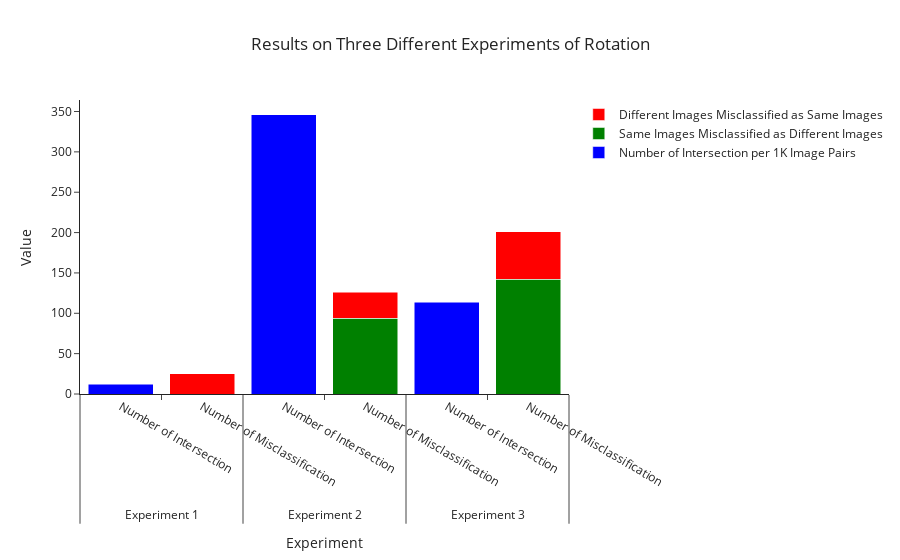

The code cell stored with this chart in its notebook:
### Code cell
import pandas as pd
import plotly.graph_objs as go


df = pd.DataFrame(
    dict(
        year=['Experiment 1', 'Experiment 2', 'Experiment 3'],
        var1=[260/22, 7613/22, 2502/22],
        var3=[0,94,142],
        var4=[25,32,59],
    )
)
        
fig = go.Figure()

fig.update_layout(
    title={
        'text': 'Results on Three Different Experiments of Rotation',
        'x': 0.5,
        'xanchor': 'center'
    },
    template="simple_white",
    xaxis=dict(title_text="Experiment"),
    yaxis=dict(title_text="Value"),
    barmode="stack",
)

groups = ['var1','var3','var4']
colors = ["blue","green","red"]
names = ['Number of Intersection per 1K Image Pairs','Same Images Misclassified as Different Images','Different Images Misclassified as Same Images']

i = 0
for r, n, c in zip(groups, names, colors):
    ## put var1 and var2 together on the first subgrouped bar
    if i == 0:
        fig.add_trace(
            go.Bar(x=[df.year, ['Number of Intersection']*len(df.year)], y=df[r], name=n, marker_color=c),
        )
    ## put var3 and var4 together on the first subgrouped bar
    else:
        fig.add_trace(
            go.Bar(x=[df.year, ['Number of Misclassification']*len(df.year)], y=df[r], name=n, marker_color=c),
        )
    i+=1

fig.show()

### Figure 1 — Plotly figure (JSON) as saved in the notebook; plotly's stock layout.template omitted (floating-point values rounded to 4 significant figures)
{"data": [{"marker": {"color": "blue"}, "name": "Number of Intersection per 1K Image Pairs", "type": "bar", "x": [["Experiment 1", "Experiment 2", "Experiment 3"], ["Number of Intersection", "Number of Intersection", "Number of Intersection"]], "y": [11.82, 346.0, 113.7]}, {"marker": {"color": "green"}, "name": "Same Images Misclassified as Different Images", "type": "bar", "x": [["Experiment 1", "Experiment 2", "Experiment 3"], ["Number of Misclassification", "Number of Misclassification", "Number of Misclassification"]], "y": [0, 94, 142]}, {"marker": {"color": "red"}, "name": "Different Images Misclassified as Same Images", "type": "bar", "x": [["Experiment 1", "Experiment 2", "Experiment 3"], ["Number of Misclassification", "Number of Misclassification", "Number of Misclassification"]], "y": [25, 32, 59]}], "layout": {"barmode": "stack", "title": {"text": "Results on Three Different Experiments of Rotation", "x": 0.5, "xanchor": "center"}, "xaxis": {"title": {"text": "Experiment"}}, "yaxis": {"title": {"text": "Value"}}}}
